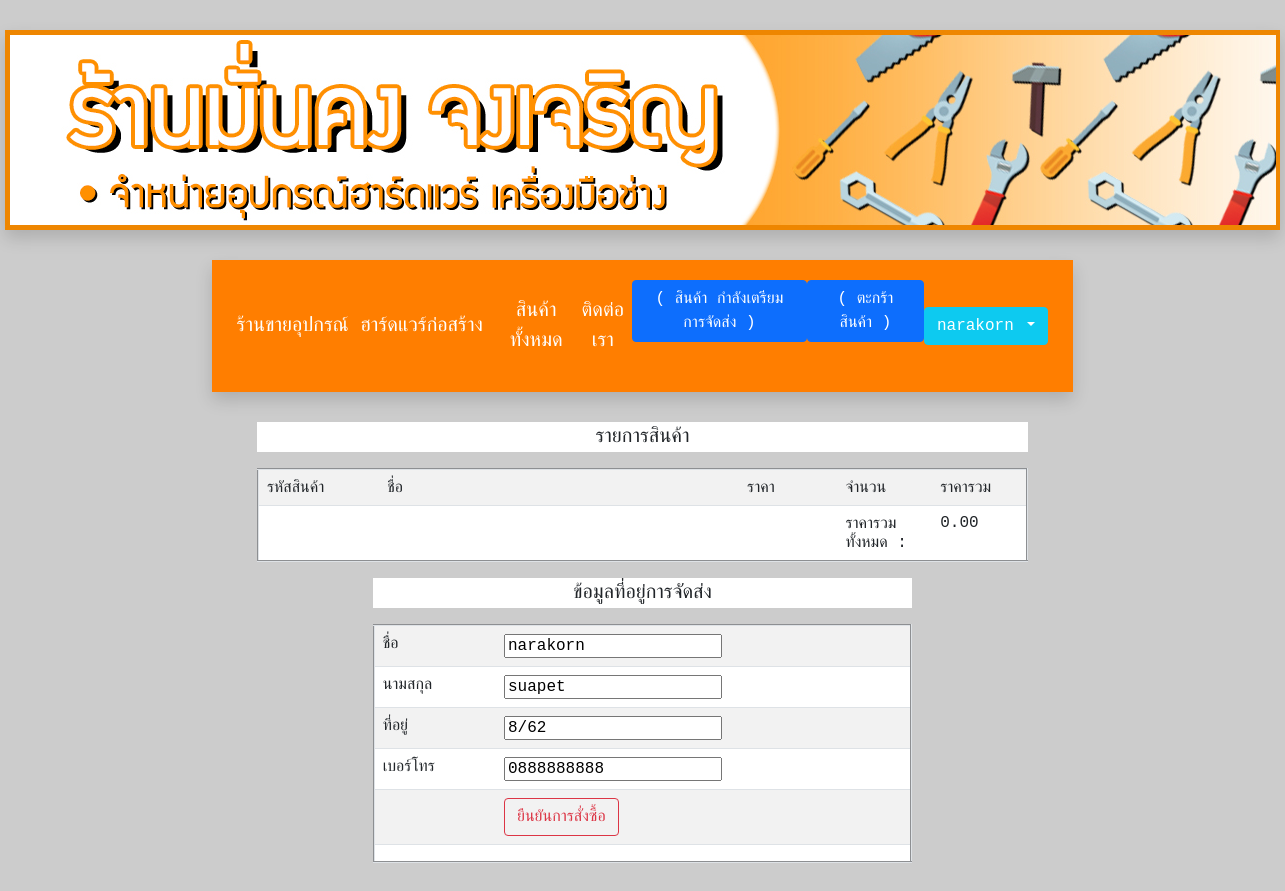
Screenshot of /TestCodeFinalProject/c_checkout.php (signed in) with the database file from the repository.
### tables this page shows
CREATE TABLE `customer` (
  `cusID` int(10) NOT NULL,
  `username` varchar(255) NOT NULL,
  `password` varchar(255) NOT NULL,
  `name` varchar(255) NOT NULL,
  `surname` varchar(255) NOT NULL,
  `tel` varchar(10) NOT NULL,
  `address` varchar(255) NOT NULL
);

### TestCodeFinalProject/c_checkout.php (the view, shortened to what this page needs)
<?php require("bootstrapscrip.php");   ?>
<?php require("c_cusheader.php");   ?>
<html>
<head>
</head>
<body bgcolor="red">
<br>
<center>
  <div style="width:60%" >
  <p style="background-color: #FFFFFF;">รายการสินค้า</p>
<table width="1000"  border="2" class="table table-striped" style="background-color: #FFFFFF;">
  <tr>
    <td width="101">รหัสสินค้า</td>
    <td width="300">ชื่อ</td>
    <td width="82">ราคา</td>
    <td width="79">จำนวน</td>
    <td width="79">ราคารวม</td>
  </tr>
  <?php
  $SumTotal = 0;
	  ?>
  <tr>
    <td colspan="3"></td>
    <td>ราคารวม ทั้งหมด : </td>
    <td><?php echo number_format($SumTotal,2);?></td>
</tr>
</table>
<?php
$id=$_SESSION['cusID'];
$strSQL2 = "SELECT * FROM customer WHERE cusID = $id ";
$objQuery2 = mysqli_query($check, $strSQL2) or die(mysql_error());
$objResult2 = mysqli_fetch_array($objQuery2)
?>
<div style="width:70%">
<p style="background-color: #FFFFFF;">ข้อมูลที่อยู่การจัดส่ง</p>
<form name="form1" method="post" action="c_checkout_pc.php"  enctype="multipart/form-data">
  <table  border="2" class="table table-striped" style="background-color: #FFFFFF;">
    <tr>
      <td >ชื่อ</td>
      <td ><input type="text" name="txtname" value="<?php echo $objResult2["name"]; ?>" ></td>
    </tr>
    <tr>
      <td >นามสกุล</td>
      <td ><input type="text" name="txtsurname" value="<?php echo $objResult2["surname"]; ?>"></td>
    </tr>
    <tr>
      <td>ที่อยู่</td>
      <td><input type="text" name="txtaddress" value="<?php echo $objResult2["address"]; ?>"></td>
    </tr>
    <tr>
      <td>เบอร์โทร</td>
      <td><input type="text" name="txttel" pattern="[0-9]{10}" value="<?php echo $objResult2["tel"]; ?>"  oninvalid="this.setCustomValidity('กรอกข้อมูลไม่ถูกต้อง ตัวเลข 0-9 จำนวน 10 ตัว เท่านั้น')" onchange="try{setCustomValidity('')}catch(e){}" required></td>
    </tr>
    <tr>
      <td></td>
      <td><input type="submit" name="Submit" class="btn btn-outline-danger" value="ยืนยันการสั่งซื้อ"><input type="hidden" name="txtcusID" value="<?php echo $objResult2["cusID"]; ?>"></td>
    </tr>
    <tr>
      <td></td>
      <td><input type="hidden" name="postatus" value="ยังไม่ชำระเงิน"></td>
    </tr>
  </table>
  <br>
</form>
</div>
</div>
</body>
</html>

### TestCodeFinalProject/themealll.css (style rules this page uses)
body { background-color: white; font-family: 'supermarket', Courier, monospace; font-size: 24px; }

### TestCodeFinalProject/cuspo1.css (style rules this page uses)
body { background-image: url(18800331.jpg); background-color: #cccccc; font-family: 'supermarket', Courier, monospace; font-size: 20px; }

### rows the page displays
customer: txtname "narakorn", txtsurname "suapet", txtaddress "8/62", txttel "0888888888"

### other values shown
$_SESSION['username'] "narakorn"
$SumTotal "0.00"
